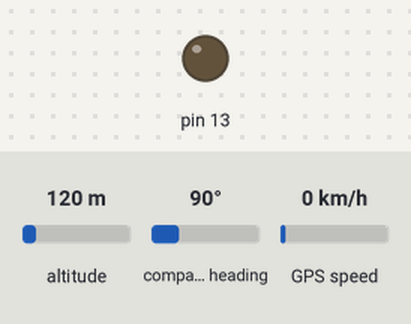
A sketch run on a simulated Arduino Uno, built with avr-gcc and run on an emulated ATmega328P. On the bench: output pins drawn as LEDs (lit = HIGH). The inputs (shaded band) are chosen by the test bench; at power-on: altitude 120 m, compass heading 90°, GPS speed 0 km/h. The GPS gets a fix after 3 s at 37.7749, -122.4194 with 8 satellites; no radio packets arrive unless stated; what the sketch prints to the serial monitor is not drawn.

Above: at 0.1 s.
At 0.5 s:
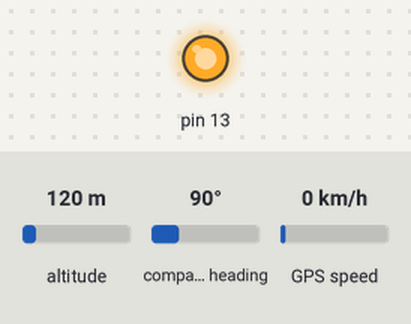
Timing chart, 0 to 2.0 s (numbered marks = the images above):
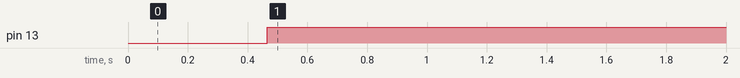

Measured:
- by itself, pin 13: LOW → HIGH at 0.47 s

The sketch:

check_8.ino
```cpp
#include <TinyGPS.h>
#include <VirtualWire.h> //Includes the Library VirtualWire.h
#include <SoftwareSerial.h>

char *nibble = "1010"; //Creates the variable nibble with the value of 0000
char *lan1 = "1111";
char *lan2 = "1001";
char *nolan = "0000";
int le_pino; //Creates the variable to read the digital pins
TinyGPS gps;

static void smartdelay(unsigned long ms);
static void print_float(float val, float invalid, int len, int prec);
static void print_int(unsigned long val, unsigned long invalid, int len);
static void print_date(TinyGPS &gps);
static void print_str(const char *str, int len);

void setup()
{
  Serial.begin(9600);
  //++++++++++++++Initializes the transmitter module+++++++++++++++++++
vw_set_ptt_inverted(true);
vw_setup(2000);
vw_set_tx_pin(3);
//Configure the D3 pin to read the data
//================================================================
//Configure the pins 6 to 9 as input
for(int i=6; i<=9; i++)
{
pinMode(i, INPUT_PULLUP);
}
pinMode(13,OUTPUT);
//======================================

  Serial.print("Testing TinyGPS library v. "); Serial.println(TinyGPS::library_version());
  Serial.println("by Mikal Hart");
  Serial.println();
  Serial.println("Sats HDOP Latitude  Longitude  Fix  Date       Time     Date Alt    Course Speed Card  Distance Course Card  Chars Sentences Checksum");
  Serial.println("          (deg)     (deg)      Age                      Age  (m)    --- from GPS ----  ---- to London  ----  RX    RX        Fail");
  Serial.println("-------------------------------------------------------------------------------------------------------------------------------------");
}

void loop()
{
  float flat, flon;
  unsigned long age, date, time, chars = 0;
  unsigned short sentences = 0, failed = 0;
  static const double LONDON_LAT = 51.508131, LONDON_LON = -0.128002;

  print_int(gps.satellites(), TinyGPS::GPS_INVALID_SATELLITES, 5);
  print_int(gps.hdop(), TinyGPS::GPS_INVALID_HDOP, 5);
  gps.f_get_position(&flat, &flon, &age);
  print_float(flat, TinyGPS::GPS_INVALID_F_ANGLE, 10, 6);
  print_float(flon, TinyGPS::GPS_INVALID_F_ANGLE, 11, 6);
  Serial.print(flat,6);
  Serial.print("  ");
  Serial.print(flon,6);
  if((flat == 9.579572) && (flon == 76.624099))
  //if((flat == 30.24) && (flon == -97.81))
  {
      Serial.print("Lane 1");
      *nibble = *lan1;
  }
  else if((flat == 9.579672) && (flon == 76.625099))
  {
    Serial.print("LAne 2");
    *nibble = *lan2;
  }
  else
  {
    Serial.print("Lane 3");
    *nibble = *nolan;
  }
  Serial.println();

  //TRANSMITTER
  digitalWrite(13,HIGH);
 //+++++++++++++++++++++++++++++++++++++++++++++++++++++++++++++++++++++++++++++++++++++++

//Increments the position for storage in nibble by i (0 to 4)
//Increments the position of the digital pins by j (6 to 9)
int j=0;
vw_send((uint8_t *)nibble, strlen(nibble)); //Sends the variable nibble
//checking transmission
if(vw_tx_active()==HIGH)
{
 Serial.println("The emergency vehicle is ahead.pls make way ");
}
else
{
  Serial.println("Reciever");
}
vw_wait_tx(); //Waits the end of transmission
//=======================================================================================

  //TRANSMITTER END
  smartdelay(1000);
}

static void smartdelay(unsigned long ms)
{
  unsigned long start = millis();
  do
  {
    while (Serial.available())
      gps.encode(Serial.read());
  } while (millis() - start < ms);
}

static void print_float(float val, float invalid, int len, int prec)
{
  if (val == invalid)
  {
    while (len-- > 1)
      Serial.print('*');
    Serial.print(' ');
  }
  else
  {
    Serial.print(val, prec);
    int vi = abs((int)val);
    int flen = prec + (val < 0.0 ? 2 : 1); // . and -
    flen += vi >= 1000 ? 4 : vi >= 100 ? 3 : vi >= 10 ? 2 : 1;
    for (int i=flen; i<len; ++i)
      Serial.print(' ');
  }
  smartdelay(0);
}

static void print_int(unsigned long val, unsigned long invalid, int len)
{
  char sz[32];
  if (val == invalid)
    strcpy(sz, "*******");
  else
    sprintf(sz, "%ld", val);
  sz[len] = 0;
  for (int i=strlen(sz); i<len; ++i)
    sz[i] = ' ';
  if (len > 0)
    sz[len-1] = ' ';
  Serial.print(sz);
  smartdelay(0);
}

static void print_date(TinyGPS &gps)
{
  int year;
  byte month, day, hour, minute, second, hundredths;
  unsigned long age;
  gps.crack_datetime(&year, &month, &day, &hour, &minute, &second, &hundredths, &age);
  if (age == TinyGPS::GPS_INVALID_AGE)
    Serial.print("********** ******** ");
  else
  {
    char sz[32];
    sprintf(sz, "%02d/%02d/%02d %02d:%02d:%02d ",
        month, day, year, hour, minute, second);
    Serial.print(sz);
  }
  print_int(age, TinyGPS::GPS_INVALID_AGE, 5);
  smartdelay(0);
}

static void print_str(const char *str, int len)
{
  int slen = strlen(str);
  for (int i=0; i<len; ++i)
    Serial.print(i<slen ? str[i] : ' ');
  smartdelay(0);
}
```
